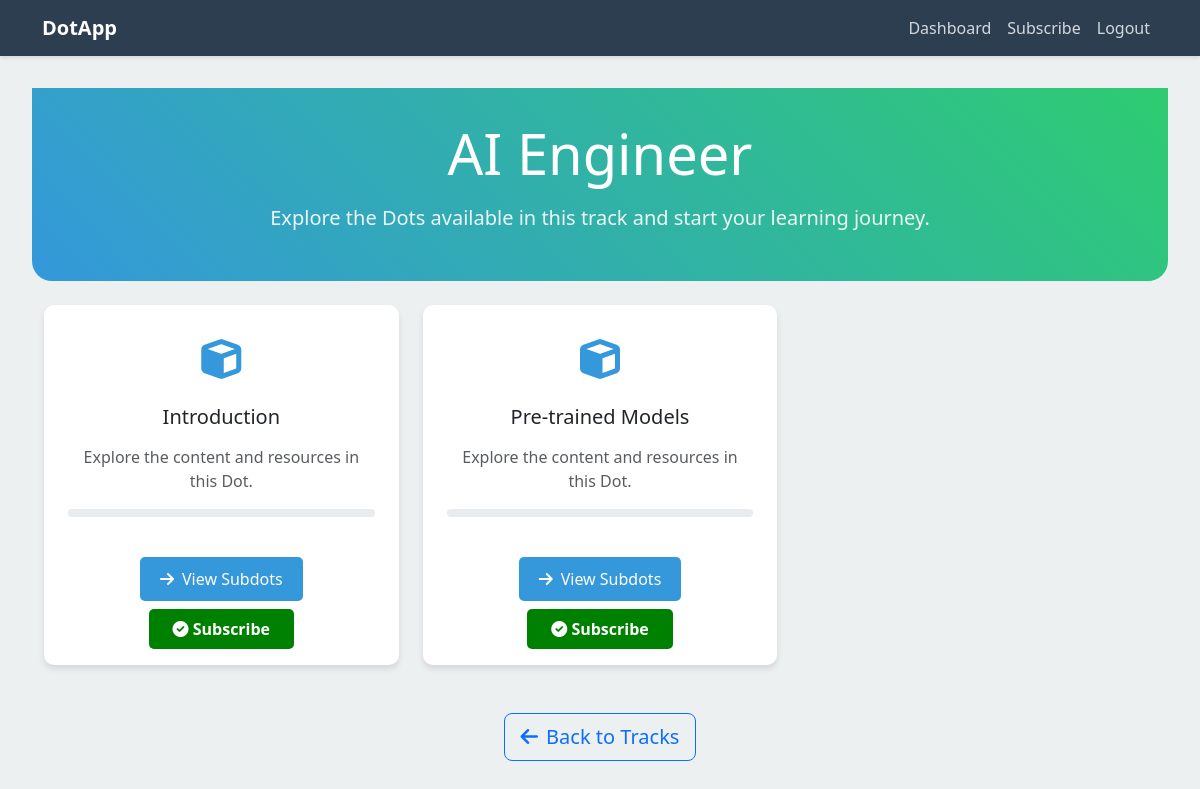
/editor/Dots/5/, run on an earlier commit of the app's database.
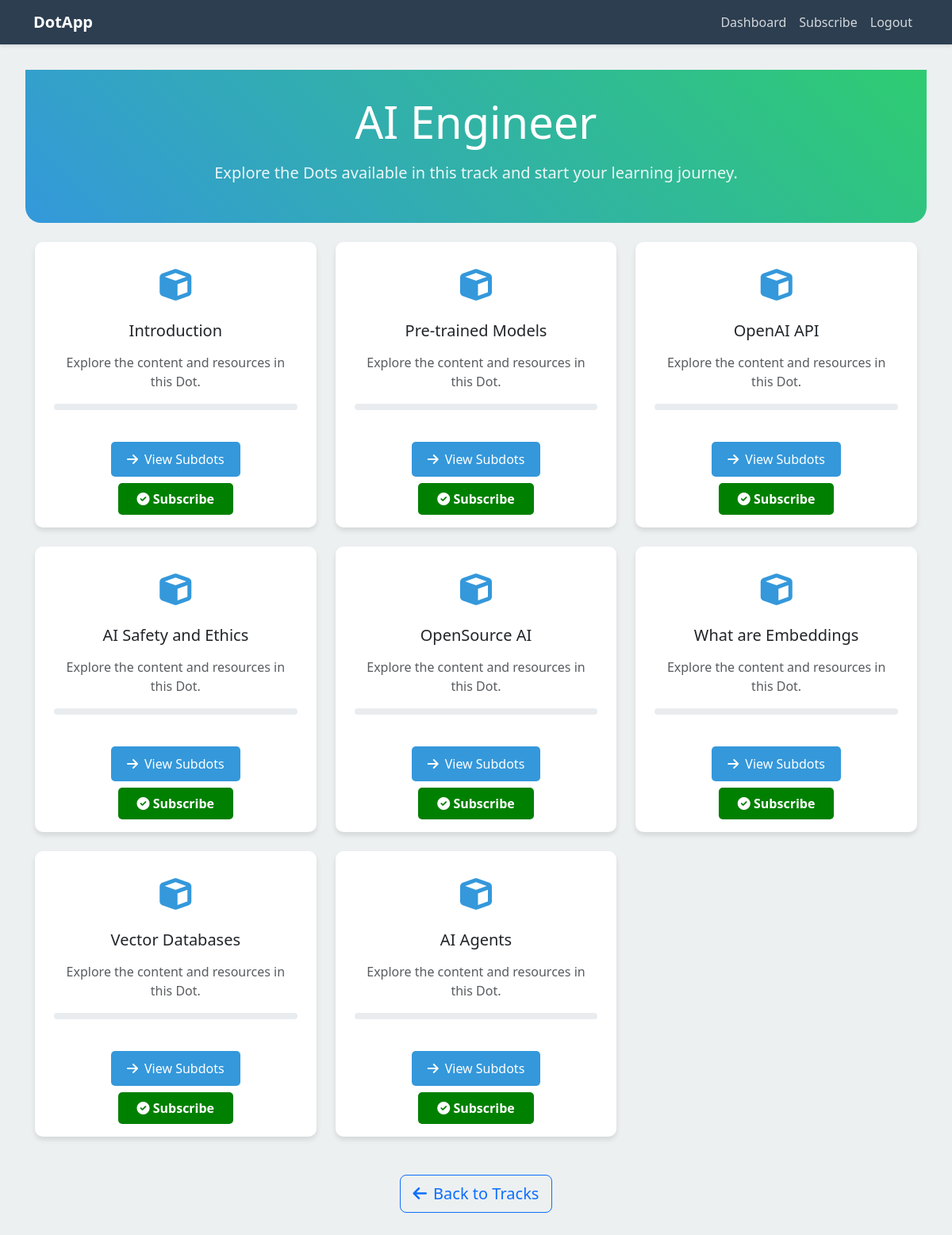
And on a later commit of the database.
### editor/models.py (models this page shows, shortened)
class Dot(models.Model):
    track = models.ForeignKey(Track, on_delete=models.CASCADE, related_name="dots")
    description = models.TextField(null=True, blank=True)
    title = models.CharField(max_length=200)
    order = models.IntegerField(default=1)
    created_by = models.ForeignKey(Editor, on_delete=models.CASCADE, null=True, blank=True, related_name='created_dots')

### editor/views.py (the view)
# urls.py: path('Dots/<int:track_id>/', view_Dots, name='view_Dots'),
def view_Dots(request, track_id):
    track = Track.objects.get(id=track_id)
    if request.method == 'POST':
        form = DotForm(request.POST)
        if form.is_valid():
            dot = form.save(commit=False)
            dot.track = track
            dot.created_by = request.user
            dot.save()
            return redirect('view_Dots', track_id=track_id)
    else:
        form = DotForm()
    dots = Dot.objects.filter(track=track)
    return render(request, 'editor/Dots.html', {'track': track, 'Dots': dots, 'form': form})

### editor/templates/editor/Dots.html (shortened to what this page needs)
{% extends 'editor/base.html' %}
{% block extra_css %}
    <link rel="stylesheet" href="https://cdnjs.cloudflare.com/ajax/libs/font-awesome/6.0.0/css/all.min.css">
{% endblock %}
{% block content %}
    <div class="track-header mb-4">
        <div class="container">
            <div class="text-center">
                <h1 class="display-4">{{ track.title }}</h1>
                <p class="track-description lead">Explore the Dots available in this track and start your learning journey.</p>
            </div>
        </div>
    </div>
    <div class="container">
        <div class="row row-cols-1 row-cols-md-2 row-cols-lg-3 g-4">
            {% for Dot in Dots %}
                <div class="col">
                    <div class="card h-100 Dot-card">
                        <div class="card-body text-center p-4">
                            <div class="Dot-icon">
                                <i class="fas fa-cube"></i>
                            </div>
                            <h3 class="h5 card-title mb-3">{{ Dot.title }}</h3>
                            <p class="card-text text-muted">
                                {% if Dot.description %}
                                    {{ Dot.description }}
                                {% else %}
                                    Explore the content and resources in this Dot.
                                {% endif %}
                            </p>
                            <div class="progress">
                            </div>
                        </div>
                        <div class="card-footer bg-transparent border-0 text-center p-3">
                            <a href="{% url 'view_subdots' Dot.id %}" class="btn btn-primary mb-2">
                                <i class="fas fa-arrow-right me-2"></i>View Subdots
                            </a>
                            <form action="{% url 'toggle_subscription' Dot.id %}" method="POST">
                                {% if Dot in request.user.subscribed_dots.all %}
                                    <button type="submit" class="subscribe-btn unsubscribe">
                                        <i class="fas fa-times-circle"></i> Unsubscribe
                                    </button>
                                {% else %}
                                    <button type="submit" class="subscribe-btn subscribe">
                                        <i class="fas fa-check-circle"></i> Subscribe
                                    </button>
                                {% endif %}
                            </form>
                        </div>
                    </div>
                </div>
            {% endfor %}
        </div>
        <div class="text-center mt-5">
            <a href="{% url 'editor_dashboard' %}" class="btn btn-outline-primary btn-lg">
                <i class="fas fa-arrow-left me-2"></i>Back to Tracks
            </a>
        </div>
    </div>
{% endblock %}

What changed in the data, as far as the page shows it:
added Dot: title "OpenAI API", shows "Explore the content and resources in this Dot."
added Dot: title "AI Safety and Ethics", shows "Explore the content and resources in this Dot."
added Dot: title "OpenSource AI", shows "Explore the content and resources in this Dot."
added Dot: title "What are Embeddings", shows "Explore the content and resources in this Dot."
added Dot: title "Vector Databases", shows "Explore the content and resources in this Dot."
added Dot: title "AI Agents", shows "Explore the content and resources in this Dot."
